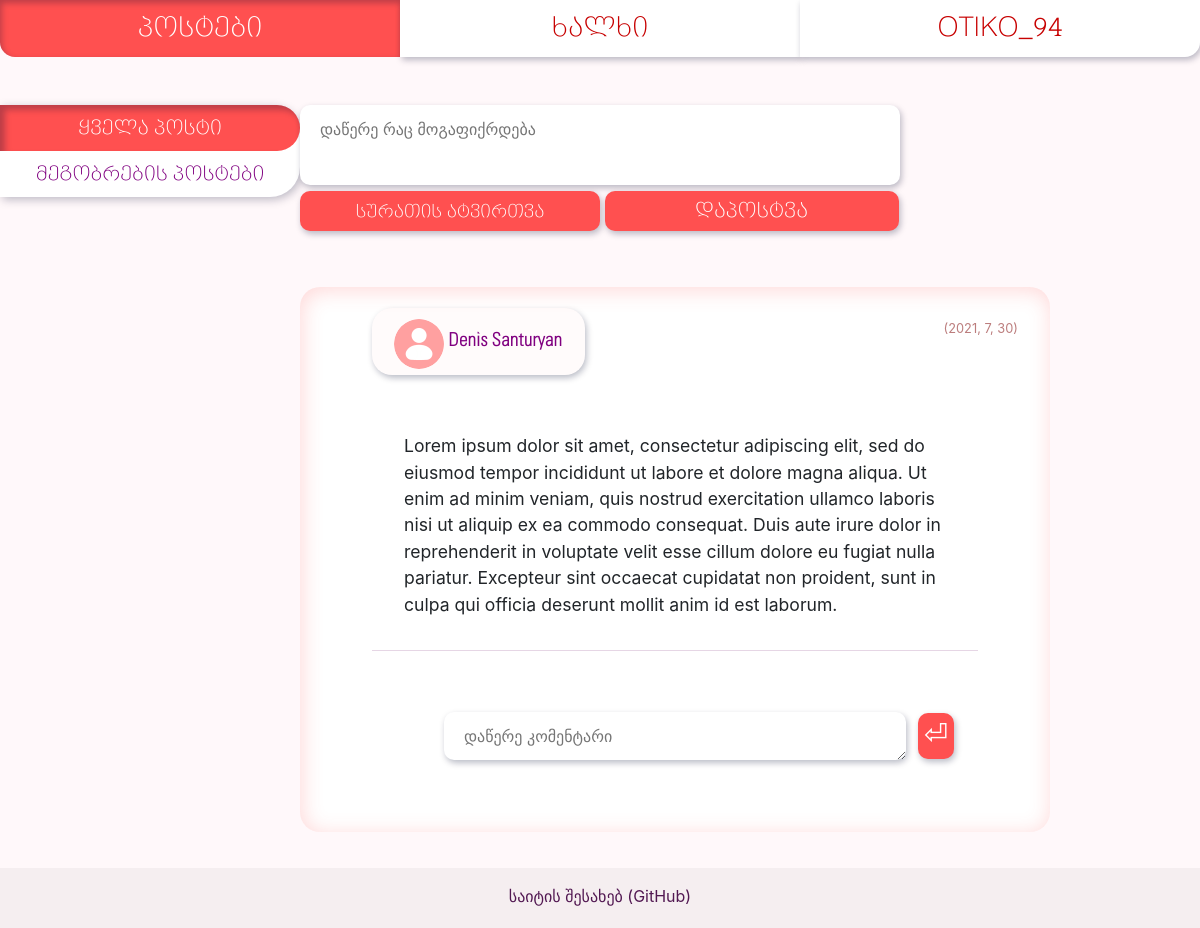
The app's page /posts/ (signed in) with its own data.
### app/models/posts.py (models this page shows, shortened)
class PostsModel(db.Model):
    __tablename__ = 'posts'
    id = db.Column(db.Integer, primary_key=True)
    time = db.Column(db.DateTime)
    text = db.Column(db.String)
    media = db.Column(db.String)
    user_id = db.Column(db.Integer, db.ForeignKey('users.id'))
    comment = db.relationship('Comment', backref='PostsModel', uselist=False)

### app/models/users.py (models this page shows, shortened)
class User(db.Model, UserMixin):
    __tablename__ = 'users'
    id = db.Column(db.Integer, primary_key=True)
    username = db.Column(db.String(16), unique=True, nullable=False, index=True)
    password = db.Column(db.String(255))
    name_first = db.Column(db.String)
    name_last = db.Column(db.String)
    email = db.Column(db.String(64), unique=True, nullable=False, index=True)
    sex = db.Column(db.String)
    dob = db.Column(db.Date)
    age = db.Column(db.Integer)
    picture = db.Column(db.String)
    post = db.relationship('PostsModel', backref='User', uselist=False)
    comment = db.relationship('Comment', backref='User', uselist=False)
    roles = db.relationship('Role', secondary=roles_users,
                            backref=db.backref('users', lazy='dynamic'))
    friends = db.relationship('User', secondary=friendships,
                              primaryjoin=id == friendships.c.user_id_one,
                              secondaryjoin=id == friendships.c.user_id_two)
    def is_friend(self, target_user_id):
        print(target_user_id)
        print('viewing profile: ', User.query.get(target_user_id).username)
        return target_user_id in (user.id for user in self.friends)

### app/posts/views.py (the view)
@posts_blueprint.route('/', methods=['GET', 'POST'])
@login_required
def list_posts():
    form_post = PostForm()
    form_comment = CommentForm()
    all_posts = PostsModel.query.all()
    all_comments = Comment.query.all()
    authors = User
    if request.method == 'POST' and check_auth():
        if form_comment.validate_on_submit():
            text = form_comment.comment_text.data
            post_id = form_comment.post_id.data
            time = datetime.now()
            Comment.add(time, text, current_user.id, post_id)
        elif form_post.validate_on_submit():
            if form_post.post_text.data or form_post.media.data:
                text = form_post.post_text.data
                media = form_post.media.data
                time = datetime.now()
                if media:
                    media = save_file(current_user.username, media, 'post_uploads')  # saves file to directory, returns filename
                PostsModel.add(time, text, media, current_user.id)
        return redirect('/posts')
    else:
        return render_template('posts.html', pages=generate_nav_links(), form_post=form_post, form_comment=form_comment, all_posts=all_posts, authors=authors, all_comments=all_comments)

### app/posts/forms.py
class PostForm(FlaskForm):
    post_text = TextAreaField('პოსტის ტექსტი')
    media = FileField('ასატვირთი სურათი')
    submit_post = SubmitField('დაპოსტვა')

class CommentForm(FlaskForm):
    comment_text = TextAreaField('კომენტარის ტექსტი', validators=[DataRequired()])
    post_id = StringField()
    submit_comment = SubmitField('⏎')

### app/models/users.py (called while the page is built)
@login_manager.user_loader
def load_user(user_id):
    try:
        return User.query.get(user_id)
    except Exception as e:
        print(e)

### app/tools/nav_link_list.py (called while the page is built)
def generate_nav_links():
    pages_nav_list = [
        ("posts.list_posts", "პოსტები"),
        ("profiles.list_people", "ხალხი"),
        ("auth.auth", "შესვლა")
    ]
    from flask_login import current_user
    if current_user.is_authenticated:
        pages_nav_list[2] = ('profiles.profile', current_user.username.upper())
    return pages_nav_list

### app/posts/templates/posts.html (shortened to what this page needs)
{% extends "base.html" %}
{% block content %}
{% from 'macros_images.html' import show_post_media, show_profile_picture %}
<div class="posts-container">
  <div class="c-3">
    <div class="nav flex-column nav-pills nav-left-tabs" id="v-pills-tab" role="tablist" aria-orientation="vertical">
      <a class="nav-link  active" id="v-pills-home-tab" data-toggle="pill" href="#v-pills-home" role="tab" aria-controls="v-pills-home" aria-selected="true">ყველა პოსტი</a>
      <a class="nav-link tab-passive" id="v-pills-change-tab" data-toggle="pill" href="#v-pills-change" role="tab" aria-controls="v-pills-profile" aria-selected="false">მეგობრების პოსტები</a>
   </div>
  </div>
<div class="c-6">
    {% if current_user.username %}
        <form method="POST" enctype="multipart/form-data">
                {{ form_post.post_text(
                class_='post-input',
                placeholder='დაწერე რაც მოგაფიქრდება') }}
            <label class="input-picture input-post-picture"> სურათის ატვირთვა
            </label>
            <span class="submit-style-post"> {{ form_post.submit_post }} </span>
        </form>
    {% endif %}
<div class="tab-content" id="v-pills-tabContent">
<div class="tab-pane fade show active" id="v-pills-home" role="tabpanel" aria-labelledby="v-pills-home-tab" style="flex-direction: column-reverse">
  {% if all_posts %}
      <div id="posts">
      {% for post in all_posts %}
          {% with author = authors.query.get(post.user_id) %}
          <div class="c-6 timeline">
              <div class="timeline-post">
                    <p class="post-date">{{ post.time.year, post.time.month, post.time.day }} </p>
                    {% if current_user.is_authenticated and author.id == current_user.id %}
                        <a href="{{ url_for('profiles.profile') }}" class="post-author-link">
                    {% else %}
                        <a href="{{ url_for('profiles.list_people', username=author.username) }}" class="post-author-link">
                    {% endif %}
                        {{ show_profile_picture(author, 'author-picture') }} {{ author.name_first }} {{ author.name_last }}
                    </a>
                    {% if post.text %}
                    <p class="post-text"> {{ post.text }} </p>
                        {% else %}
                        <br><br><br>
                    {% endif %}
                    <div class="comment-field">
                        <br>
                        <form method="POST">
                            {{ form_comment.comment_text(
                            class_='comment-input',
                            placeholder='დაწერე კომენტარი') }}
                            <span class="submit-style-comment"> {{ form_comment.submit_comment }}</span>
                        </form>
                    </div>
              </div>
          </div>
          {% endwith %}
      {% endfor %}
  {% else %}
      <h1 class="no-data-text"> ჯერ არავის დაუპოსტავს </h1>
  {% endif %}
      </div>
</div>
</div>
</div>
        <div class="c-3">
        </div>
</div>
{% endblock %}

### app/posts/templates/macros_images.html (shortened to what this page needs)
{% macro show_profile_picture(user, style) %}
      {% if user.picture %}
        <img src="{{ url_for('static', filename='uploads/profile_pictures/%s' % user.picture) }}" class="{{style}}" alt="my_profile_picture">
      {% else %}
        <img src="{{ url_for('static', filename='uploads/profile_pictures/default_profile_picture.png') }}" class="{{style}}" alt="my_profile_picture">
      {% endif %}
{% endmacro %}

### app/static/styles.css (style rules this page uses)
html, body { margin: 0; padding: 0; height: 100%; background-color: rgb(255, 248, 250); }
* { box-sizing: border-box; }
.c-3 { width: 25%; }
.c-6 { width: 50%; }
.input-picture, #file { background-color: #ff5050; color: #FFFFFF; border-radius: 0.625rem; font-family: "BPG Nino Elite Exp Caps", sans-serif; box-shadow: 0.1rem 0.18rem 0.4rem rgba(2, 12, 47, 0.27); text-align: center; }
#submit_register, #submit_update, #submit_login, #submit_post, #submit_comment { background-color: #ff5050; color: #FFFFFF; border-radius: 0.625rem; font-family: "BPG Nino Elite Exp Caps", sans-serif; border: none; box-shadow: 0.1rem 0.18rem 0.4rem rgba(2, 12, 47, 0.27); outline: none; }
.posts-container { display: flex; margin-top: 3rem; }
.post-input { box-shadow: 0.1rem 0.18rem 0.4rem rgba(2, 12, 47, 0.27); border: none; outline: none; padding: 0.75rem 1.25rem; border-radius: 0.625rem; width: 100%; max-width: 100%; resize: none; }
.input-post-picture { display: inline-block; width: 50%; height: 2.5rem; padding: 0.44rem; font-size: 1.125rem; text-align: center; }
.submit-style-post * { width: 49%; height: 2.5rem; font-size: 1.3rem; }
.timeline { margin-top: 3rem; }
.timeline-post { background-color: white; box-shadow: inset 0.1rem 0.18rem 1.3rem rgba(255, 75, 75, 0.22); border-radius: 1.25rem; width: 250%; padding: 2rem; }
.author-picture { height: 3.125rem; width: 3.125rem; border-radius: 3.75rem; }
.post-author-link { font-family: "Open Sans Mixed", "BPG Nino Elite", sans-serif; font-weight: bold; text-decoration: none; color: purple; font-size: 1.125rem; background-color: rgba(255, 137, 137, 0.035); padding: 1.4rem; margin-left: 2.5rem; border-radius: 1.25rem; box-shadow: 0.1rem 0.18rem 0.4rem rgba(2, 12, 47, 0.27); text-align: center; }
.post-text { margin: 2rem 2.5rem 0.2rem 2.5rem; border-bottom: 1px solid rgba(101, 0, 95, 0.16); background-color: white; font-size: 1.1rem; padding: 2rem; word-wrap: break-word; }
.post-date { font-size: 0.8rem; color: rgba(123, 0, 0, 0.51); float: right; }
.comment-field { margin: 0 5rem; background-color: white; font-size: 1.1rem; padding: 2rem; }
.comment-input { box-shadow: 0.1rem 0.18rem 0.4rem rgba(2, 12, 47, 0.27); border: none; outline: none; padding: 0.75rem 1.25rem; border-radius: 0.625rem; width: 100%; max-width: 100%; height: 3rem; font-size: 1rem; }
.submit-style-comment { position: absolute; font-size: 1.8rem; margin: 0 1%; }
.nav-left-tabs { font-family: "BPG Nino Elite Exp Caps", sans-serif; box-shadow: 0.15rem 0.15rem 0.61rem rgba(2, 12, 47, 0.27); background-color: white!important; font-size: 1.25rem; text-align: center; max-width: 18.75rem; border-top-right-radius: 1.875rem; border-bottom-right-radius: 1.875rem; }
.nav-left-tabs * { color: purple!important; }
.nav-left-tabs .active { background-color: #ff5050!important; color: white!important; border-radius: 0 1.875rem 1.875rem 0!important; box-shadow: inset 0.3rem 0.3rem 0.42rem rgba(2, 12, 47, 0.27)!important; }

### records on screen
PostsModel: time "(2021, 7, 30)", text "Lorem ipsum dolor sit amet, consectetur adipiscing elit, sed do eiusmod tempor incididunt ut labore et dolore magna aliqua. Ut enim ad minim veniam, quis nostrud exercitation ullamco laboris nisi ut aliquip ex ea commodo consequat. Duis aute irure dolor in reprehenderit in voluptate velit esse cillum dolore eu fugiat nulla pariatur. Excepteur sint occaecat cupidatat non proident, sunt in culpa qui officia deserunt mollit anim id est laborum."
User: name_first "Denis", name_last "Santuryan"

### other values on screen
{{ page[1] }} "პოსტები"
{{ page[1] }} "ხალხი" "OTIKO_94"
